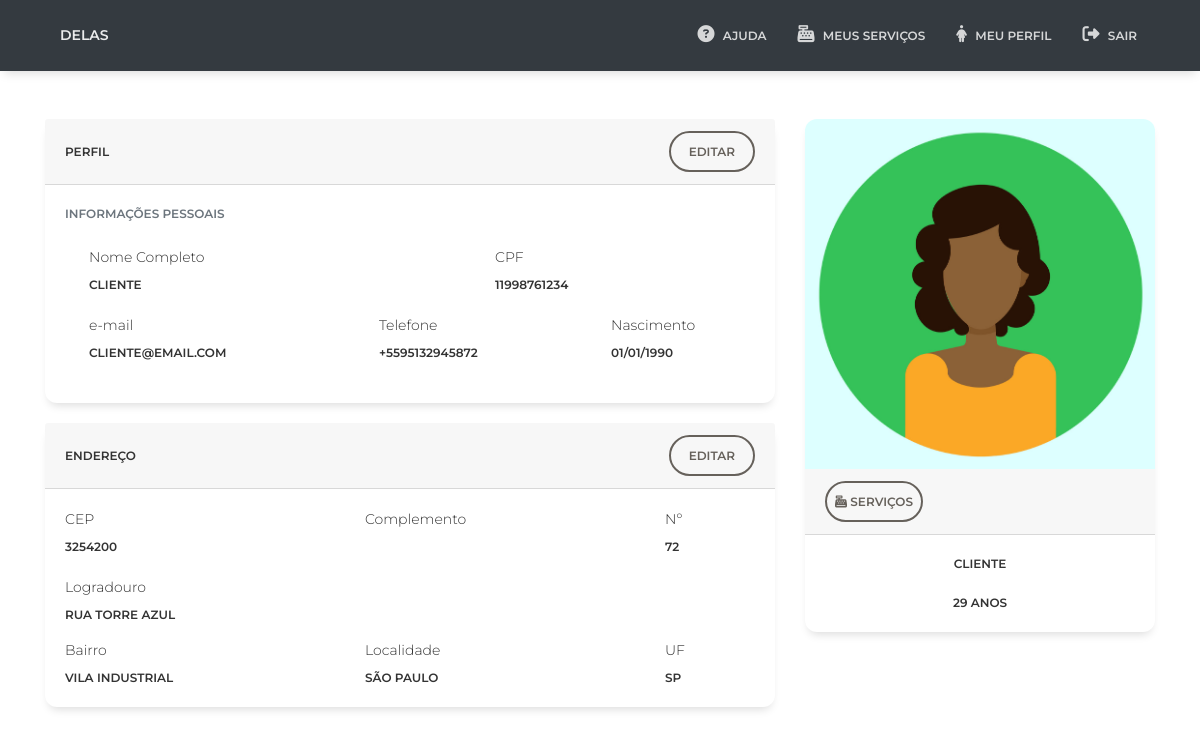
/pages/cliente/profile-page.php (signed in), run on an earlier commit of the app's database.
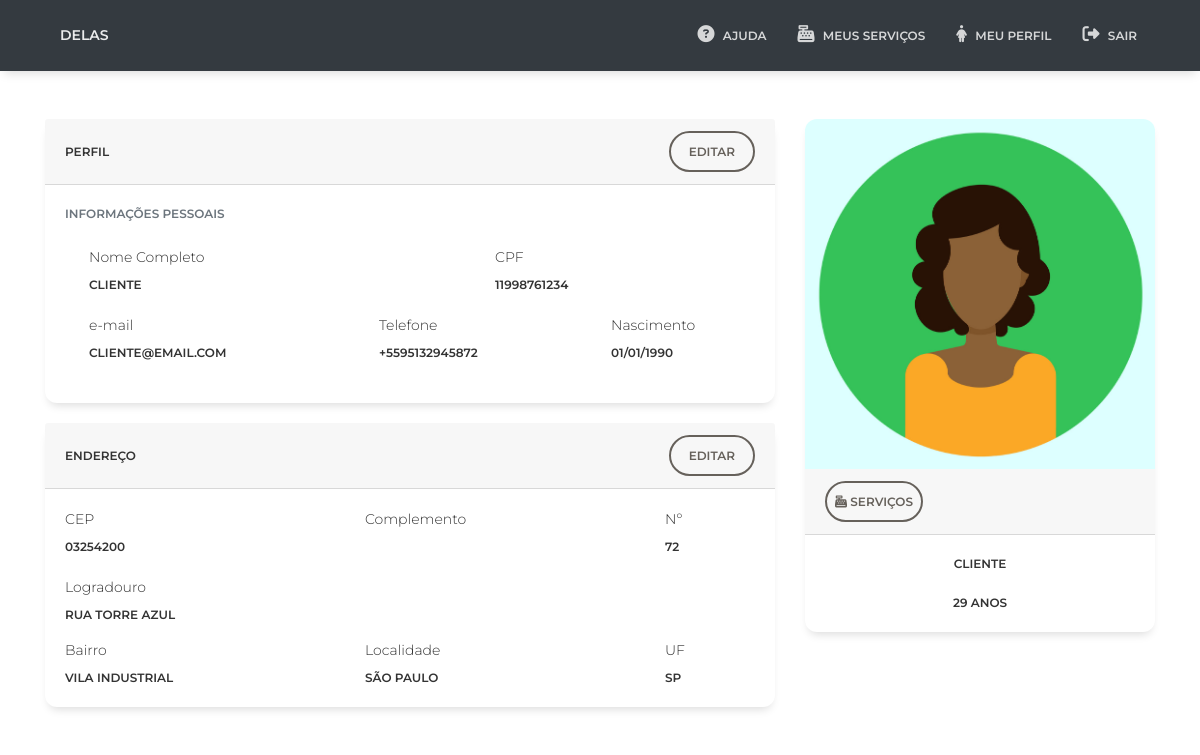
And on a later commit of the database.
### tables this page shows
create table End_Clientes (
	idEnd_Cliente INT(5) UNSIGNED NOT NULL AUTO_INCREMENT,
	CEP VARCHAR(8),
    logradouro VARCHAR (200),
    complemento VARCHAR (100),
    numero VARCHAR (15),
    bairro VARCHAR (100),
    localidade VARCHAR (50),
    uf VARCHAR (2),
    idCliente INT(5) UNSIGNED NOT NULL,
    PRIMARY KEY (idEnd_Cliente),
    FOREIGN KEY (idCliente) REFERENCES Clientes (idCliente)
    );

create table Clientes (
	idCliente INT(5) UNSIGNED NOT NULL AUTO_INCREMENT,
    nomeCliente VARCHAR(100) NOT NULL,
    cpfCliente CHAR(11),
    telCliente VARCHAR(11) NOT NULL,
    dtNascCliente DATE,
    emailCliente VARCHAR(100) NOT NULL,
    senhaCliente VARCHAR(100) NOT NULL,
    ativo INT(1) UNSIGNED DEFAULT '1',
    caminhoFoto VARCHAR (200),
    dtCadastro DATETIME NOT NULL,
    PRIMARY KEY (idCliente)
    );

### pages/cliente/profile-page.php (the view, shortened to what this page needs)
<?php
include_once("../../assets/php/scripts/conexao.php");
$email = $_SESSION["email"];
$queryPrincipal = "SELECT t1.idCliente as id, nomeCliente, telCliente, dtNascCliente, caminhoFoto, date_format(dtNascCliente,'%d/%m/%Y') as dtNasc,
emailCliente, cpfCliente, t2.*, t2.idEnd_Cliente as idEnd_Cliente
FROM Clientes t1
LEFT JOIN End_Clientes t2 on (t1.idCliente = t2.idCliente)
WHERE emailCliente = '$email'";
$consulta = $conexao->query($queryPrincipal);
$dados = (mysqli_fetch_assoc($consulta));
?>
<!DOCTYPE html>
<html lang="pt-br">
<head>
  <link href="../../assets/css/bootstrap.min.css" rel="stylesheet" />
  <link href="../../assets/css/paper-kit.css?v=2.2.0" rel="stylesheet" />
</head>
<body class="profile-page sidebar-collapse">
  <nav class="navbar navbar-expand-lg bg-dark">
    <div class="container">
        <div class="navbar-translate">
            <a class="navbar-brand" href="dashboard.php">delas</a>
        </div>
        <div class="collapse navbar-collapse" id="example-navbar-primary">
            <ul class="navbar-nav ml-auto">
                <li class="nav-item active">
                    <a class="nav-link" href="#">
                        <i class="fas fa-question-circle"></i>
                        <p>Ajuda</p>
                    </a>
                </li>
                <li class="nav-item">
                    <a class="nav-link" href="services-page.php">
                        <i class="fas fa-cash-register"></i>
                        <p>Meus Serviços</p>
                    </a>
                </li>
                <li class="nav-item">
                    <a class="nav-link" href="profile-page.php">
                        <i class="fas fa-female"></i>
                        <p>Meu Perfil</p>
                    </a>
                </li>
                <li class="nav-item">
                    <a class="nav-link" href="../../assets/php/scripts/logout.php">
                        <i class="fas fa-sign-out-alt"></i>
                        <p>Sair</p>
                    </a>
                </li>
            </ul>
        </div>
    </div>
</nav>
  <div class="wrapper">
    <div class="container mt-5">
      <div class="row">
        <div class="col-md-4 order-xl-2">
          <div class="card no-transition">
          <a href="#" data-toggle="modal" data-target="#modalImg">
            <?php if(isset($dados['caminhoFoto'])){
              $caminhoFoto = $dados['caminhoFoto'];
              echo "<img src='../../assets".$caminhoFoto."' alt='Image placeholder' class='card-img-top'>";
            } else {
              echo "<img src='../../assets/img/faces/default.png' alt='Image placeholder' class='card-img-top'>";
            }
            ?>
            </a>
            <div class="card-header">
              <div class="justify-content-center">
                <a href="services-page.php" class="btn btn-outline-default btn-round p-2">
                  <i class="fas fa-cash-register"></i> Serviços
                </a>
              </div>
            </div>
            <div class="card-body">
              <div class="text-center">
                <h6><?php echo $dados['nomeCliente']; ?></h6>
                <h6><?php
                if(isset($dados['dtNascCliente'])){
                $dataNascimento = $dados['dtNascCliente'];
                $date = new DateTime($dataNascimento);
                $interval = $date->diff( new DateTime( date('d-m-Y') ) );
                echo $interval->format( '%Y anos' );
                }
                ?></h6>
              </div>
            </div>
          </div>
          </div>
        <div class="col-xl-8">
          <div class="card no-transition">
            <div class="card-header">
              <div class="row align-items-center">
                <div class="col-8">
                  <h6>Perfil</h6>
                </div>
                <div class="col-4 text-right">
                  <a href="#" class="btn btn-outline-default btn-round" data-toggle="modal" data-target="#modalInfo">
                    Editar
                  </a>
                </div>
              </div>
            </div>
            <div class="card-body">
                <h6 class="heading-small text-muted mb-4">Informações Pessoais</h6>
                <div class="pl-lg-4">
                  <div class="row">
                    <div class="col-lg-7">
                    <label class="form-control-label" for="nome">Nome Completo</label>
                    <h6><?php echo $dados['nomeCliente']; ?></h6>
                    </div>
                    <div class="col-lg-4">
                    <label class="form-control-label" for="cpf">CPF</label>
                    <h6><?php echo $dados['cpfCliente']; ?></h6><br />
                    </div>
                    </div>
                    <div class="row">
                    <div class="col-lg-5">
                    <label class="form-control-label" for="email">e-mail</label>
                    <h6><?php echo $dados['emailCliente']; ?></h6><br />
                    </div>
                    <div class="col-lg-4">
                    <label class="form-control-label" for="telefone">Telefone</label>
                    <h6>+55<?php echo $dados['telCliente']; ?></h6><br />
                    </div>
                    <div class="col-lg-2">
                    <label class="label-control" for="dataNasc">Nascimento</label>
                    <h6><?php echo $dados['dtNasc'];?></h6>
                    </div>
                  </div>
                </div>
              </div>
            </div>
          <div class="card no-transition">
            <div class="card-header">
              <div class="row align-items-center">
                <div class="col-8">
                  <h6>Endereço</h6>
                </div>
                <div class="col-4 text-right">
                  <a href="#" class="btn btn-outline-default btn-round" data-toggle="modal" data-target="#modalEndereco">
                    Editar
                  </a>
                </div>
              </div>
            </div>
              <div class="card-body">
                <div class="row">
                  <div class="col-md-5">
                    <div class="form-group form-1">
                      <label class="form-control-label" for="cep">CEP</label>
                      <h6><?php echo $dados['CEP']; ?></h6>
                    </div>
                    </div>
                    <div class="col-md-5">
                      <label class="form-control-label" for="complemento">Complemento</label>
                    </div>
                    <div class="col-md-2">
                      <label class="form-control-label" for="email"> Nº </label>
                      <h6><?php echo $dados['numero']; ?></h6><br />
                    </div>
                  </div>
                <div class="row">
                  <div class="col-md-11">
                    <div class="form-group form-2">
                      <label class="form-control-label" for="bairro">Logradouro</label>
                      <h6><?php echo $dados['logradouro']; ?></h6>
                    </div>
                  </div>
                </div>
                <div class="row">
                  <div class="col-md-5">
                      <label class="form-control-label" for="bairro">Bairro</label>
                      <h6><?php echo $dados['bairro']; ?></h6>
                    </div>
                    <div class="col-md-5">
                      <label class="form-control-label" for="localidade"> Localidade  </label>
                      <h6><?php echo utf8_encode($dados['localidade']); ?></h6>
                    </div>
                    <div class="col-md-2">
                      <label class="form-control-label" for="uf"> UF  </label>
                      <h6><?php echo $dados['uf']; ?></h6>
                    </div>
                </div>
            </div>
            </div>
</body>
</html>

What changed in the data, as far as the page shows it:
changed end_clientes "RUA TORRE AZUL": CEP "3254200" → "03254200"
